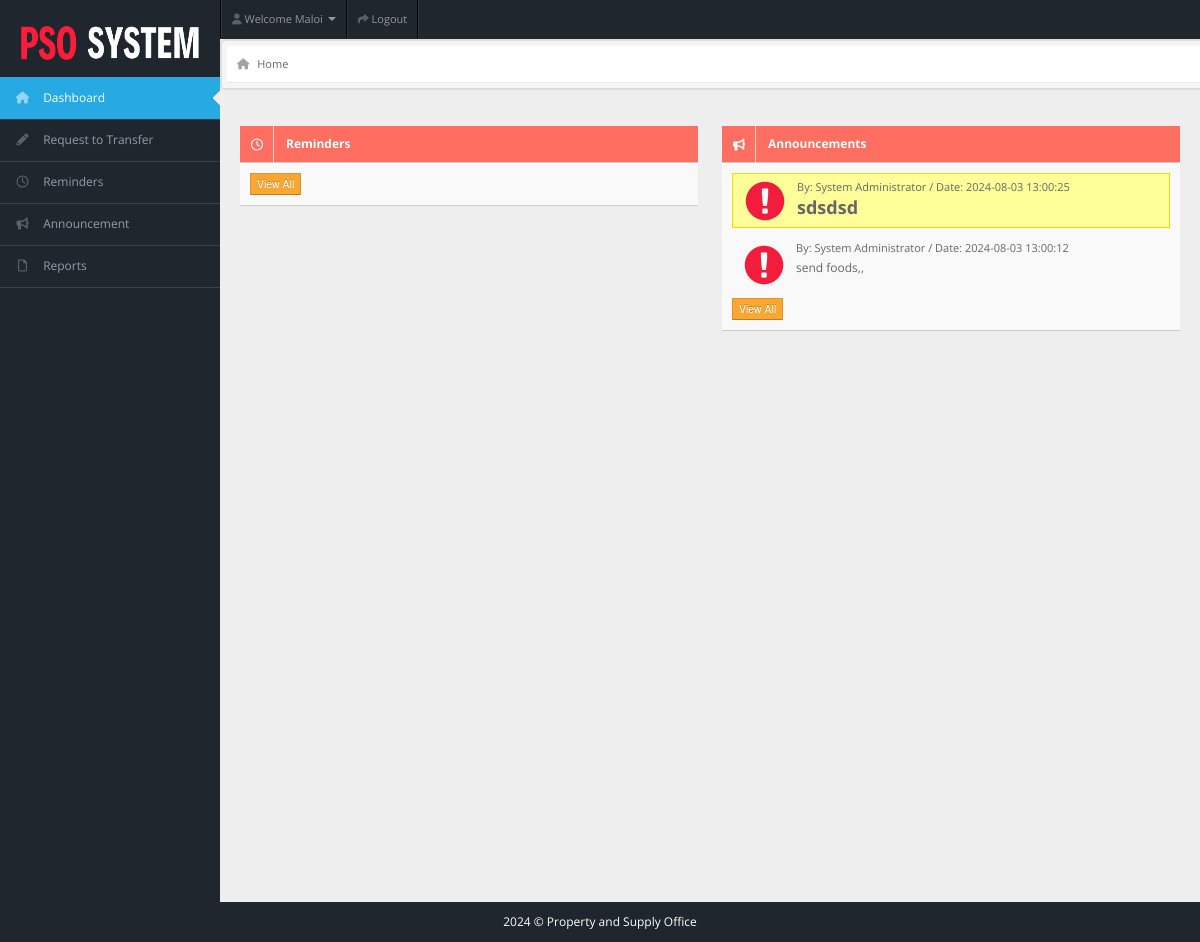
/customer/pages/index.php (signed in), run on an earlier commit of the app's database.
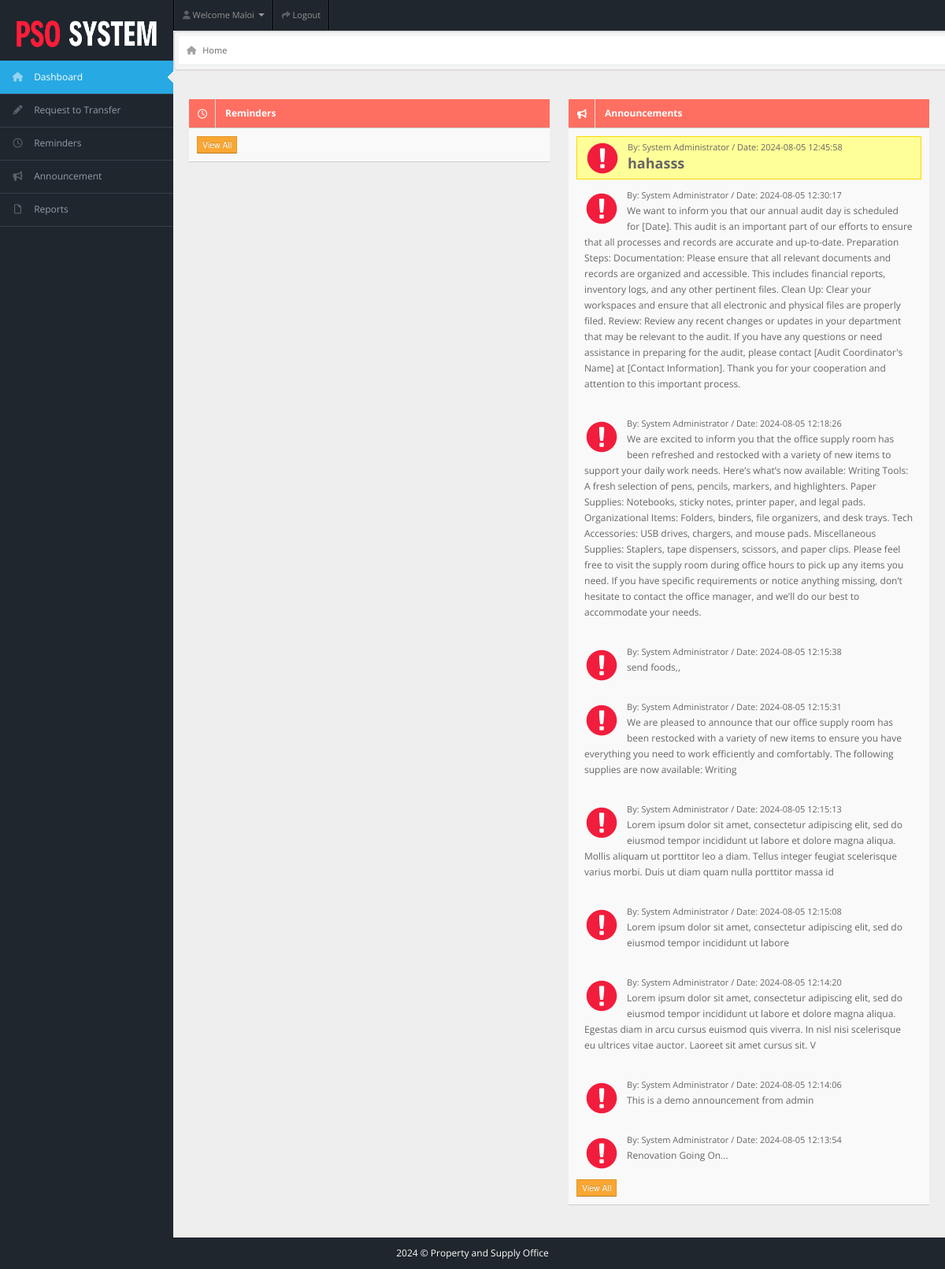
And on a later commit of the database.
### tables this page shows
CREATE TABLE IF NOT EXISTS `announcements` (
  `id` int NOT NULL AUTO_INCREMENT,
  `toWho` varchar(255) NOT NULL,
  `subject` varchar(255) NOT NULL,
  `message` varchar(1000) NOT NULL,
  `date` timestamp NOT NULL,
  PRIMARY KEY (`id`)
);

### customer/pages/index.php (the view, shortened to what this page needs)
<!DOCTYPE html>
<html lang="en">
<head>
  <link rel="stylesheet" href="../css/bootstrap.min.css" />
  <link rel="stylesheet" href="../css/bootstrap-responsive.min.css" />
  <link rel="stylesheet" href="../css/fullcalendar.css" />
  <link rel="stylesheet" href="../css/matrix-style.css" />
  <link rel="stylesheet" href="../css/matrix-media.css" />
  <link href="../font-awesome/css/font-awesome.css" rel="stylesheet" />
  <link rel="stylesheet" href="https://cdnjs.cloudflare.com/ajax/libs/font-awesome/6.0.0-beta3/css/all.min.css">
  <link rel="stylesheet" href="../css/jquery.gritter.css" />
</head>
<body>
  <?php include '../includes/topheader.php' ?>
  <?php $page = "dashboard";
  include '../includes/sidebar.php' ?>
  <div id="content">
    <div id="content-header">
      <div id="breadcrumb"> <a href="index.php" title="You're right here" class="tip-bottom"><i class="icon-home"></i> Home</a></div>
    </div>
    <div class="container-fluid">
      <div class="row-fluid">
        <div class="span6">
          <div class="widget-box">
            <div class="widget-title"> <span class="icon"><i class="icon-time"></i></span>
              <h5>Reminders</h5>
            </div>
            <div class="widget-content nopadding collapse in">
              <ul class="recent-posts">
                <li>
                  <a href="reminders.php"><button class="btn btn-warning btn-mini">View All</button></a>
                </li>
              </ul>
            </div>
          </div>
        </div>
        <div class="span6">
          <div class="widget-box">
            <div class="widget-title"> <span class="icon"><i class="icon-bullhorn"></i></span>
              <h5>Announcements</h5>
            </div>
            <div class="widget-content nopadding collapse in">
              <ul class="recent-posts">
                <li>
                  <?php
                  include "dbcon.php";
                  $one_week_ago = date('Y-m-d', strtotime('-1 week'));
                  $qry = "SELECT * FROM announcements WHERE date >= '$one_week_ago' ORDER BY date DESC";
                  $result = mysqli_query($con, $qry);
                  $count = 0;
                  while ($row = mysqli_fetch_array($result)) {
                    $count++;
                    $class = ($count == 1) ? 'highlight' : '';
                    echo "<div class='article-post $class'>";
                    $messageStyle = ($class == 'highlight') ? 'font-weight: bold;' : '';
                    echo "<div class='user-thumb'>";
                    echo "<img class='img-responsive zoom-img' width='50' height='50' alt='Alert' src='../img/icons/alert.png'> ";
                    echo "</div>";
                    echo "<div>";
                    echo "<span class='user-info'> By: System Administrator / Date: " . $row['date'] . " </span>";
                    echo "<p><a href='#' style='$messageStyle'>" . $row['message'] . "</a> </p>";
                    echo "</div>";
                    echo "</div>";
                  }
                  ?>
                  <a href="announcements.php"><button class="btn btn-warning btn-mini">View All</button></a>
                </li>
              </ul>
            </div>
          </div>
        </div>
      </div>
    </div>
  </div>
  <?php include '../includes/footer.php' ?>
</body>
</html>

What changed in the data, as far as the page shows it:
removed announcements: date "2024-08-03 13:00:25", message "sdsdsd"
added announcements: date "2024-08-05 12:45:58", message "hahasss"
added announcements: date "2024-08-05 12:30:17", message "We want to inform you that our annual audit day is scheduled for [Date]. This audit is an important part of our efforts to ensure that all processes and records are accurate and up-to-date. Preparation Steps: Documentation: Please ensure that all relevant documents and records are organized and accessible. This includes financial reports, inventory logs, and any other pertinent files. Clean Up: Clear your workspaces and ensure that all electronic and physical files are properly filed. Review: Review any recent changes or updates in your department that may be relevant to the audit. If you have any questions or need assistance in preparing for the audit, please contact [Audit Coordinator's…"
added announcements: date "2024-08-05 12:18:26", message "We are excited to inform you that the office supply room has been refreshed and restocked with a variety of new items to support your daily work needs. Here’s what’s now available: Writing Tools: A fresh selection of pens, pencils, markers, and highlighters. Paper Supplies: Notebooks, sticky notes, printer paper, and legal pads. Organizational Items: Folders, binders, file organizers, and desk trays. Tech Accessories: USB drives, chargers, and mouse pads. Miscellaneous Supplies: Staplers, tape dispensers, scissors, and paper clips. Please feel free to visit the supply room during office hours to pick up any items you need. If you have specific requirements or notice anything missing, don’t…"
changed announcements "send foods,,": date "2024-08-03 13:00:12" → "2024-08-05 12:15:38"
added announcements: date "2024-08-05 12:15:31", message "We are pleased to announce that our office supply room has been restocked with a variety of new items to ensure you have everything you need to work efficiently and comfortably. The following supplies are now available: Writing"
now on this page (row edited): announcements: date "2024-08-05 12:15:13", message "Lorem ipsum dolor sit amet, consectetur adipiscing elit, sed do eiusmod tempor incididunt ut labore et dolore magna aliqua. Mollis aliquam ut porttitor leo a diam. Tellus integer feugiat scelerisque varius morbi. Duis ut diam quam nulla porttitor massa id"
now on this page (row edited): announcements: date "2024-08-05 12:15:08", message "Lorem ipsum dolor sit amet, consectetur adipiscing elit, sed do eiusmod tempor incididunt ut labore"
now on this page (row edited): announcements: date "2024-08-05 12:14:20", message "Lorem ipsum dolor sit amet, consectetur adipiscing elit, sed do eiusmod tempor incididunt ut labore et dolore magna aliqua. Egestas diam in arcu cursus euismod quis viverra. In nisl nisi scelerisque eu ultrices vitae auctor. Laoreet sit amet cursus sit. V"
now on this page (row edited): announcements: date "2024-08-05 12:14:06", message "This is a demo announcement from admin"
now on this page (row edited): announcements: date "2024-08-05 12:13:54", message "Renovation Going On..."
